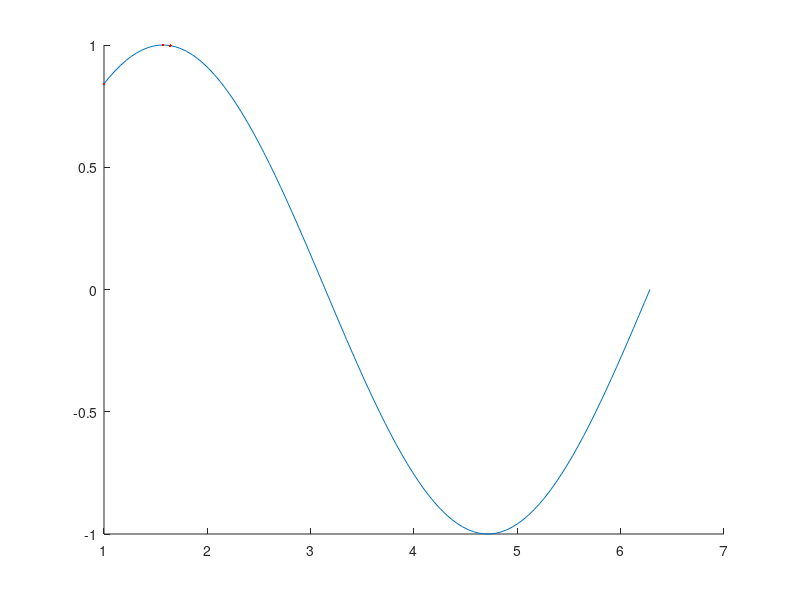

Source code (MATLAB):

it_x = @(x)(x - (cos(x)/(-sin(x))));
xs =zeros(1,10);
xs(1)=1;
for i = 2:10
    xs(i)  = it_x(xs(i-1));
end

z = linspace(min(xs),2*pi,100);
hold on;
plot(z,sin(z))
plot(xs,sin(xs),'r.')


%%
phi = [0.3,0.44,0.46,0.6];
phi = [ones(1,size(phi,2));phi];
t = [1,0,1,0];
w = zeros(2,10); 
w(:,1) = [1;1];
sigmoid = @(w,x)(1/(1+exp(-(w'*x))));

for i = 2:10
    y_n = arrayfun(@(x1,x2)sigmoid(w(:,i-1),[x1;x2]),phi(1,:),phi(2,:));
    R = diag(y_n.*(1-y_n));
    w(:,i) = w(:,i-1) - inv(phi*R*phi')*(phi*(y_n-t)')
end
